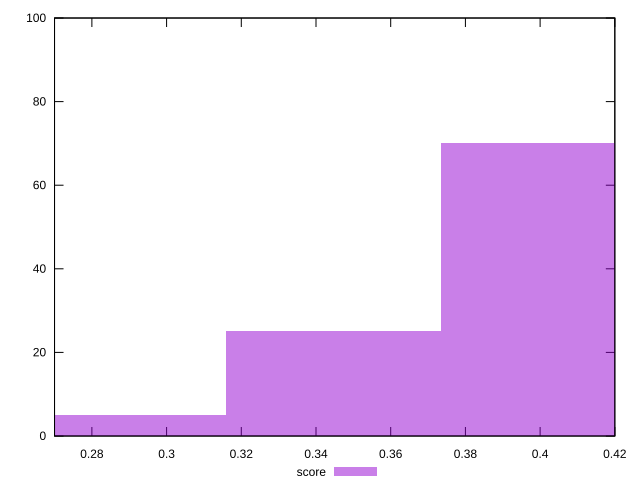

Source code (gnuplot):
reset

$score <<EOF
0.40220729706769587 70
0.34474911177231077 25
0.28729092647692567 5
EOF

set key outside below
set boxwidth 0.05745818529538513
set xrange [0.27:0.42]
set yrange [0:100]
set trange [0:100]
set style fill transparent solid 0.5 noborder
set terminal svg size 640, 490 enhanced background rgb 'white'
set output "report_00013_2021-02-09T12-04-24.940Z/render-blocking-resources/samples/pages/score/histogram.svg"

plot $score title "score" with boxes

reset
